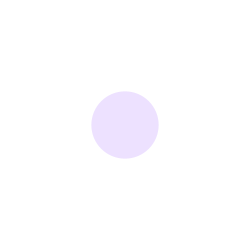
Frame 1 (no input)
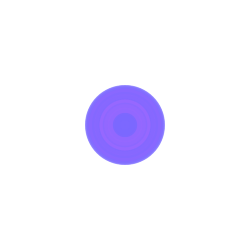
Frame 60 (the mouse pressed at the canvas centre just before this capture)
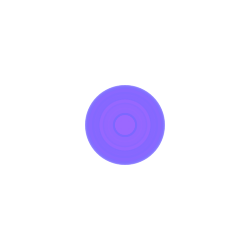
Frame 120 (the mouse held since frame 60 and released just before this capture)

The Processing sketch that drew these frames (run headless with seeded random() and noise(); from frame 60 on, the mouse is pressed at the canvas centre):

// Processing sketch: processing_102337
// ── processing_102337.pde

int counter;

void setup() {  //setup function called initially, only once
  size(250, 250);
  background(255);  //set background white
 
}

void draw() {  //draw function loops 
  counter++;
  noStroke();
  fill(random(255),100,255,50);
  
  if(mousePressed == true) { //add some interaction
    ellipse(mouseX, mouseY, 20, 20);
  }
  else {
    ellipse(width/2, height/2, 80*sin(counter), 80*sin(counter));
  }
}
